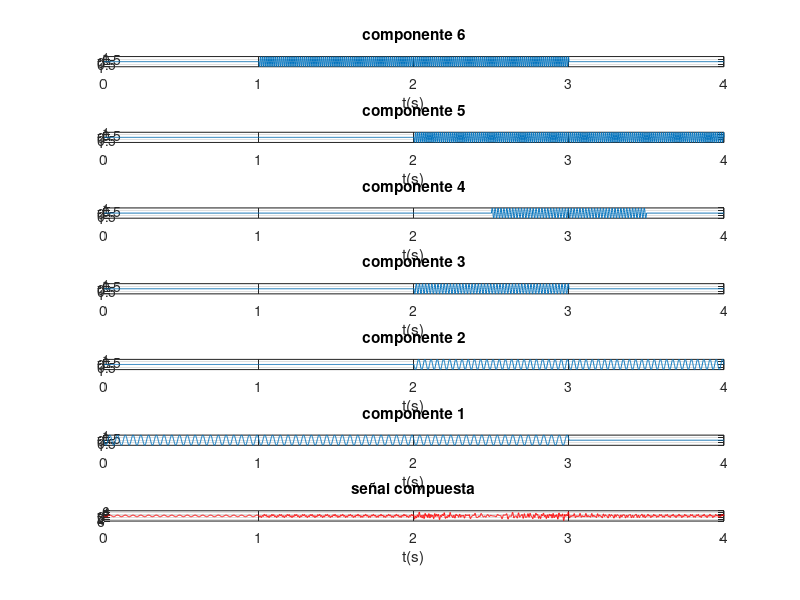
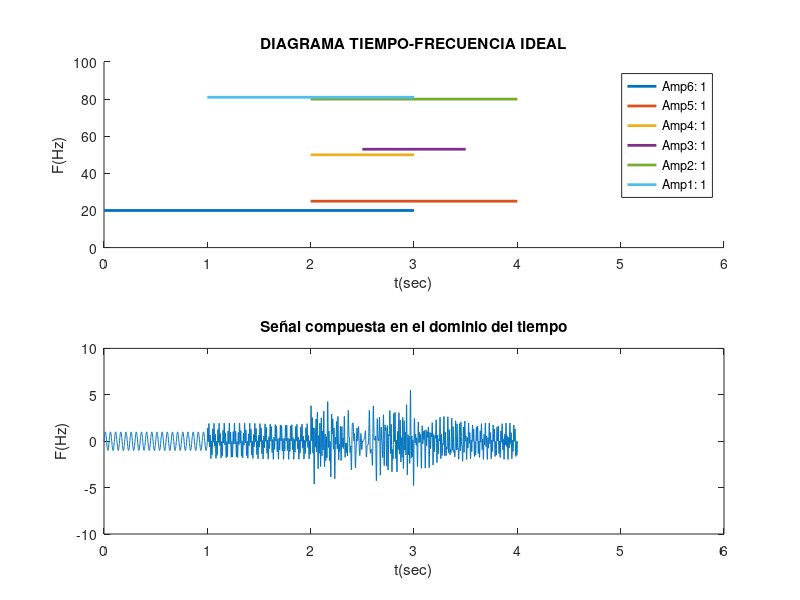

Source code (MATLAB) for these figures, in order: (Note: this script raises an error after producing the figures.)
%% PRÁCTICA 13.10. Análisis tiempo‑frecuencia mediante la Transformada Continua Wavelet (CWT)

clc, close all, clear all
 
%% 1. Recepción de datos (frecuencia, amplitudes y duraciones) de todas las componentes:
% Los datos siguientes solo deben ser reemplazados según se desee introducir problemas de:
% - Resolución en frecuencia: tonos muy juntos
% - Detección: componentes muy pequeñas relativas a la mayor de 1.
 
% %1.1 Frecuencias de las componentes (ordenadas de menor a mayor):
%f1=20; f2=30; f3=50; f4=60; f5=80; f6=90;
f1=20; f2=25; f3=50; f4=53; f5=80; f6=81;
% % 1.2 Amplitudes:
a1=1; a2=1; a3=1; a4=1; a5=1; a6=1;
%a1= 1; a2= 0.1; a3= 0.1; a4= 0.05; a5= 0.01; a6=0.005;
% 1.3 Duraciones de las componentes:
t1=[0 3]; t2=[2 4]; t3=[2 3]; t4=[2.5 3.5]; t5=[2 4]; t6=[1 3];
%% 1.2. Generación de la señal compuesta (suma de todas las componentes):
Fs=10*f6; % Fs respecto de la f6 que es la más exigente 
Ts=1/Fs;
duracion = 4; % es el tiempo máximo que ocupan las componentes
t=0:Ts:duracion;
%% MÉTODO 2: aprovechando las ventajas de programación de Matlab,
% se realiza el método anterior pero ahora de manera compacta:
% Primeramente se generan cada una de las componentes en todo el intervalo (4 segundos):
comp1=a1*sin(2*pi*f1*t);
comp2=a2*sin(2*pi*f2*t);
comp3=a3*sin(2*pi*f3*t);
comp4=a4*sin(2*pi*f4*t);
comp5=a5*sin(2*pi*f5*t);
comp6=a6*sin(2*pi*f6*t);
% Se llena de ceros las componentes en los intervalos donde no existen pero se aprovecha
% las posibilidades de Matlab:
comp1=(t<=3).*(comp1);
comp2=((t>=2)&(t<=4)).*(comp2);
comp3=((t>2) & (t<=3)).*(comp3);
comp4=((t>=2.5)&(t<=3.5)).*(comp4);
comp5=((t>=2)&(t<=4)).*(comp5);
comp6=((t>=1)&(t<=3)).*(comp6);
% Presentación de las componentes en forma ascendentes tal como es el
% diagrama TF ideal:
figure
subplot(7,1,1);plot(t,comp6);title('componente 6'); xlabel('t(s)');grid on;
subplot(7,1,2);plot(t,comp5);title('componente 5'); xlabel('t(s)');grid on;
subplot(7,1,3);plot(t,comp4);title('componente 4'); xlabel('t(s)');grid on;
subplot(7,1,4);plot(t,comp3);title('componente 3'); xlabel('t(s)');grid on;
subplot(7,1,5);plot(t,comp2);title('componente 2'); xlabel('t(s)');grid on;
subplot(7,1,6);plot(t,comp1);title('componente 1'); xlabel('t(s)');grid on;
% Una vez generadas las componentes, las sumamos para obtener la señal compuesta:
yt1 = comp1+comp2+comp3+comp4+comp5+comp6;
subplot(7,1,7);plot(t,yt1,'r');title('señal compuesta'); xlabel('t(s)');grid on;
% Visualización del TF ideal en conjunto con la señal compuesta obtenida de
% manera que se vea la existencia de una o varias componentes según los intervalos  
figure
subplot(2,1,1);
hold on
plot (t1,[f1 f1],'linewidth',2)
plot (t2,[f2 f2],'linewidth',2)
plot (t3,[f3 f3],'linewidth',2)
plot (t4,[f4 f4],'linewidth',2)
plot (t5,[f5 f5],'linewidth',2)
plot (t6,[f6 f6],'linewidth',2)
title('DIAGRAMA TIEMPO-FRECUENCIA IDEAL')
xlabel('t(sec)'), ylabel('F(Hz)'), axis([0 6 0 100])
legend('Amp6: 1','Amp5: 1','Amp4: 1','Amp3: 1','Amp2: 1','Amp1: 1')
%legend('Amp6: 1','Amp5: 0.01','Amp4: 0.001','Amp3: 0.001','Amp2: 0.01','Amp1: 1')
subplot(2,1,2);
plot(t,yt1);
title('Señal compuesta en el dominio del tiempo');
xlabel('t(sec)');
ylabel('F(Hz)');
axis([0 6 -10 10]) % mismos limites horizontales que el TF ideal para observar correspondencias
xn = yt1;
%% 2. ANÁLISIS EN FRECUENCIA:
N=length(xn); % numero de muestras de la señal discretizada
FACTOR = 1024;
nFFT=2^(ceil(log2(N)))*FACTOR;
f=linspace(0,Fs,nFFT);
%% 2.1 Periodograma Modificado con BH4T:
window_2=blackmanharris(fix(length(xn)));
xn_enventanada_2 = window_2 .* xn';
PM2 = 20*log10(abs(fft(xn_enventanada_2,nFFT)));
%% 2.2 CORRELOGRAMA MODIFICADO
r1 =xcorr(xn); % CÁLCULO DE LA AUTOCORRELACIÓN
r1 = r1';
% Ventana:
ventana1=bartlett(2*N-1);
% Autocorrelación enventanada:
rw1 = r1.*ventana1;
% TOMAMOS SOLO LA PARTE POSITIVA DE LA AUTOCORRELACIÓN:
rw1=rw1(1:end); 
% APLICAMOS LA FFT A LA AUTOCORRELACIÓN ENVENTANADA:
N_r1=length(rw1);
nFFT_corr=2^(ceil(log2(N_r1)))*FACTOR;
Correlograma1 = abs(fft(rw1, nFFT_corr));
f_corr = linspace(0,Fs,nFFT_corr);
%% 2.3 METODO PARAMETRICO: AR
orden = 400;
[P_yulear,fb]=pyulear(xn,orden,nFFT,Fs);
figure
hold on
plot(f,PM2,'b');
plot(f_corr, 20*log10(Correlograma1),'r');
plot(fb, 20*log10(P_yulear),'k')
legend('PM-BH4T','Correlog. Bartlett','P. yulear orden 500')
title('Comparación de los mejores métodos de estimación espectral')
xlabel ('f(Hz)'), xlim([0 Fs/2]);% Xmin Xmax Ymin Ymax, grid minor
% %% 3.1 ANÁLISIS EN T-F: el ESPECTROGRAMA
% % Se emplea una ventana BH4T grande (20% -- señal / 5):
% tic
% window_RF = blackmanharris(fix(length(xn)/20));
% noverlap_RF=fix(length(window_RF)/2);
% L_ventana_RF=length(window_RF);
% FACTOR = 32;
% nFFT_ventana_RF=2^(ceil(log2(L_ventana_RF)))*FACTOR;
% %Uso de la función spectrogram SIN PARÁMETROS DE SALIDA:
% figure
% spectrogram(xn,window_RF,noverlap_RF,nFFT_ventana_RF,Fs,'yaxis');
% title('ESPECTROGRAMA SIN PARÁMETROS DE SALIDA');
% toc
%% 3.2 ANÁLISIS EN T-F: Transformada de Wigner-Ville (WVD):
tic
[d,f,t] = wvd(xn, Fs);
figure
subplot(2,1,1);
hold on
plot (t1,[f1 f1],'linewidth',2)
plot (t2,[f2 f2],'linewidth',2)
plot (t3,[f3 f3],'linewidth',2)
plot (t4,[f4 f4],'linewidth',2)
plot (t5,[f5 f5],'linewidth',2)
plot (t6,[f6 f6],'linewidth',2)
title('DIAGRAMA TIEMPO-FRECUENCIA IDEAL')
xlabel('t(sec)'), ylabel('F(Hz)'), axis([0 6 0 100])
legend('Amp6: 1','Amp5: 1','Amp4: 1','Amp3: 1','Amp2: 1','Amp1: 1')
% legend('Amp6: 0.005','Amp5: 0.01','Amp4: 0.05','Amp3: 0.1','Amp2: 0.1','Amp1: 1')
subplot(2,1,2);
contour(t,f,abs(d));
title('DIAGRAMA TIEMPO-FRECUENCIA WVD')
xlabel('t(sec)'), ylabel('F(Hz)'), axis([0 6 0 100]), colorbar
toc


%% 3.3 ANÁLISIS EN T-F: Transformada de SPWVD:
tic
[d, f, t] = wvd(xn,Fs,'smoothedPseudo',hamming(501),rectwin(501), 'NumFrequencyPoints',1000);
figure
subplot(2,1,1);
hold on
plot (t1,[f1 f1],'linewidth',2)
plot (t2,[f2 f2],'linewidth',2)
plot (t3,[f3 f3],'linewidth',2)
plot (t4,[f4 f4],'linewidth',2)
plot (t5,[f5 f5],'linewidth',2)
plot (t6,[f6 f6],'linewidth',2)
title('DIAGRAMA TIEMPO-FRECUENCIA IDEAL')
xlabel('t(sec)'), ylabel('F(Hz)'), axis([0 6 0 100])
legend('Amp6: 1','Amp5: 1','Amp4: 1','Amp3: 1','Amp2: 1','Amp1: 1')
%legend('Amp6: 0.005','Amp5: 0.01','Amp4: 0.05','Amp3: 0.1','Amp2: 0.1','Amp1: 1')
subplot(2,1,2);
contour(t,f,abs(d));
title('DIAGRAMA TIEMPO-FRECUENCIA SPWVD')
xlabel('t(sec)'), ylabel('F(Hz)')
axis([0 6 0 100])
colorbar
toc


%% TRANFORMADA DE GABOR:
% Para que funcione correctamente, respetar el siguiente procedimiento: 
xn = yt1;
inputSignal = yt1'; %señal de entrada 
% =============================================================
window_RF = blackmanharris(fix(length(xn)/20));
noverlap_RF=fix(length(window_RF)/2);
L_ventana_RF=length(window_RF);
FACTOR = 32;
nFFT_ventana_RF=2^(ceil(log2(L_ventana_RF)))*FACTOR;

% Con cualquiera de las dos líneas siguientes se obtuvo lo mismo y no influyó en nada.
tic
F = DGTtool('windowName','Gauss'); % NO HAY EFECTO DE PARÁMETROS, se obtiene mismo resultado
%F = DGTtool('windowShift',500,'windowLength',1500,'FFTnum',2000,'windowName','Blackman')
%F = DGTtool('windowShift',noverlap_RF,'windowLength',length(window_RF),'FFTnum',nFFT_ventana_RF,'windowName','Blackman')

% =============================================================
X = F(inputSignal);
% Gráfica del espectrograma. La frecuencia de muestreo se puede omitir: F.plot(x).
% Nota: Las funciones de trazado se pueden usar directamente después de definir F.
x = F.pinv(X);% convierte el espectrograma de nuevo en señal
%Si no se emplea la instrucción anterior, la siguiente instrucción no funcionaría:
%F.plot(S,Fs);%NO FUNCIONARÍA
F.plot(x,Fs); % CUIDADO: aquí debe ir x y no el X (como sería lógico), muy raro.
%F.plotReassign(x,Fs)
sgtitle('Transformada de Gabor ventana de Gauss');
toc


%% 3.5 REASIGNADA DE FOURIER:
tic
figure
% Uso de la función SIN PARÁMETROS DE SALIDA:
% Las dos siguientes líneas de código produjeron muy malos resultados:
%pspectrum(yt1,Fs,'FrequencyLimits',[0 100],'FrequencyResolution',1,'Leakage',0.85,'spectrogram','Reassign',true);
%pspectrum(yt1,Fs,"spectrogram",'FrequencyResolution',1,'Leakage',0.85,'Reassign',true)
% Uso de la función CON PARÁMETROS DE SALIDA: da mejores resultados:
[P, F, T]=pspectrum(yt1,Fs,'FrequencyLimits',[0 100],'FrequencyResolution',1,'Leakage',0.85,'spectrogram','Reassign',true);
mesh(T,F,P) % produjo resultados muy buenos
colormap parula
title('ESPECTROGRAMA REASIGNADO EN FRECUENCIA')
xlabel('Tiempo'), ylabel('F(Hz)'), axis tight
view(2)
toc


%% 3.6 ANALISIS en TF:
% Transformada Sincronizada de Fourier (Fourier-based SynchroSqueezing Transform o FSST)
% MEJOR RESOLUCION EN FRECUENCIA: ventana = 20% de la longitud de la señal
tic
window_F= blackmanharris(fix(length(yt1)/5));
[d_F, f_F, t_F] = fsst(yt1,Fs,window_F);
figure
contour(t_F,f_F,abs(d_F));
title('FSST con longitud de ventana = 20% de la longitud de la señal')
xlabel('t(sec)'), ylabel('F(Hz)')
toc


%% 3.7.1 MÉTODO T-F con WAVELET MORSE
figure
%función CWT con tipo de wavelet Morse, con parámetros por defecto:
% cwt(yt1,Fs,'morse'); 
% title(' CWT (Wavelet Morse), Parámetros por defecto [3,60]');
%función CWT con parámetros que obtienen mejores resultados [12,440]:
cwt(yt1,Fs,'morse','WaveletParameters',[12,440]); 
title(' CWT (Wavelet Morse), [12,440]');
% ===========================================================
%% 3.7.2 MÉTODO T-F con WAVELET BUMP
figure
% función CWT con tipo de wavelet Bump:
cwt(yt1,Fs,'bump'); 
title(' CWT (Wavelet bump)');
% ===========================================================
%% 3.7.3 MÉTODO T-F con WAVELET MORLET
figure
%función CWT con tipo de wavelet Morlet:
cwt(yt1,Fs,'amor'); 
title(' CWT (Wavelet MORLET)');
%Gráfica "Fine Scale Coefficients": la función se emplea con parámetros de salida
wt = cwt(yt1,Fs,'amor');
figure
plot(t,10*log10(abs(wt(1,:)).^2)); 
xlabel('Tiempo (s)'); ylabel('Magnitud'); grid on;
title('Diagrama "Fine Scale Coefficients');
